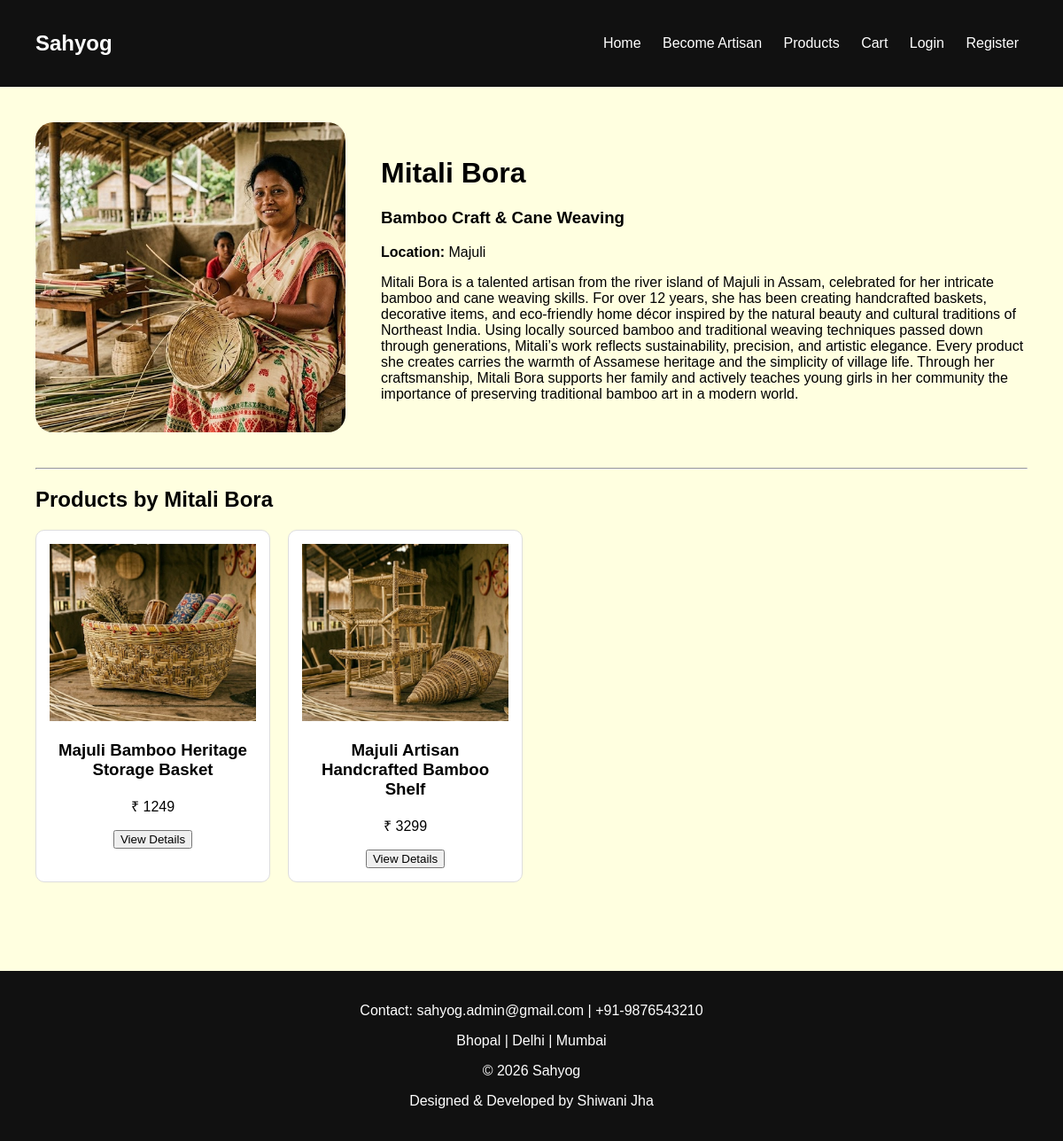
Before: /artisan/5/ with the older database file.
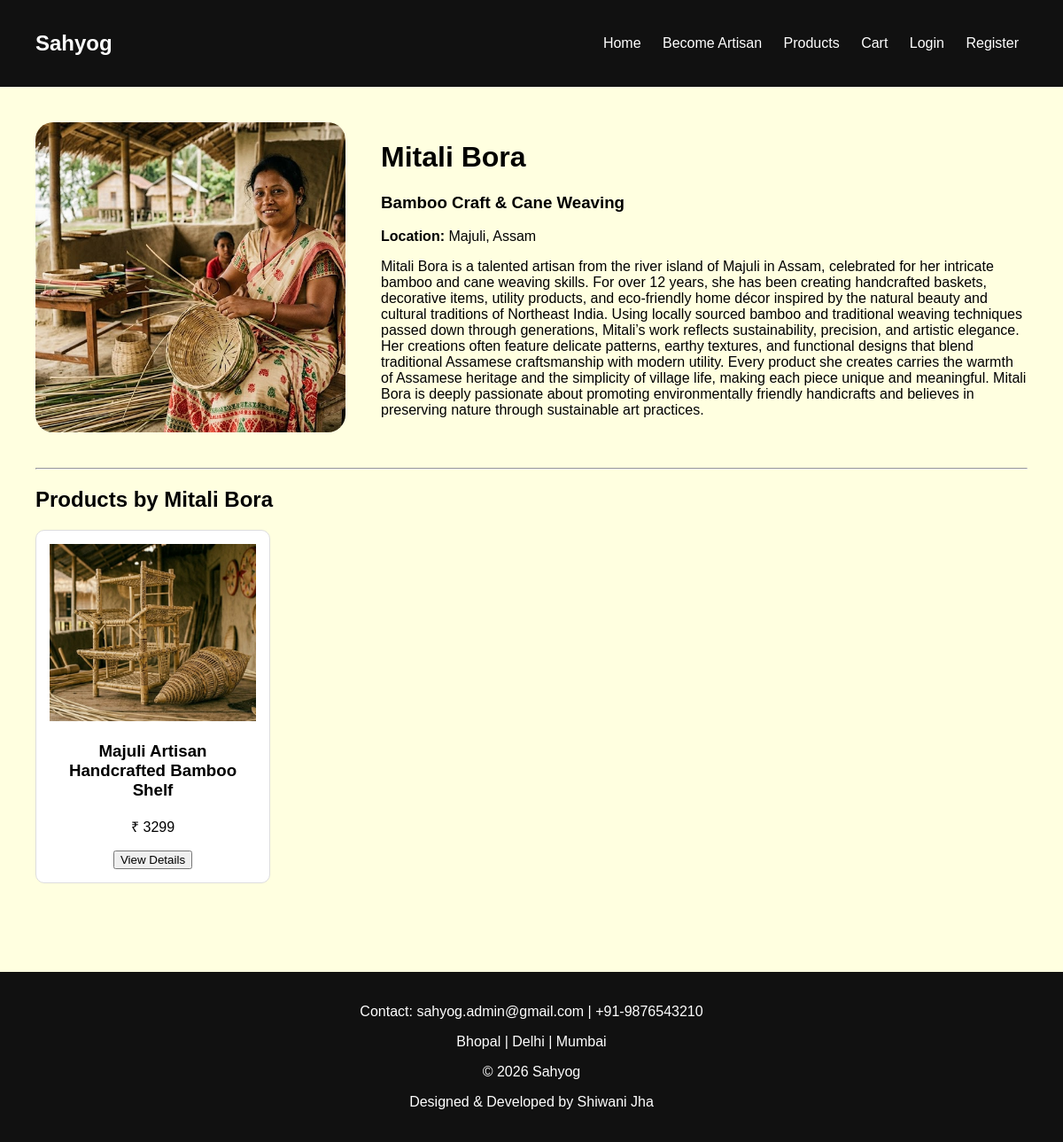
After: the same page with the newer database file.
### store/models.py (models this page shows, shortened)
class Artisan(models.Model):
    user = models.OneToOneField(
    User,
    on_delete=models.CASCADE,
    null=True,
    blank=True,
    related_name='artisan'
)
    name = models.CharField(max_length=100)
    village = models.CharField(max_length=100)
    craft = models.CharField(max_length=100)
    story = models.TextField()
    image = models.ImageField(upload_to='artisans/')

class Product(models.Model):
    artisan = models.ForeignKey(Artisan, on_delete=models.CASCADE, null=True)
    name = models.CharField(max_length=200)
    price = models.IntegerField()
    description = models.TextField()
    image = models.ImageField(upload_to='products/')

### store/views.py (the view)
# urls.py: path('artisan/<int:artisan_id>/', views.artisan_detail, name='artisan_detail'),
def artisan_detail(request, artisan_id):
    artisan = Artisan.objects.get(id=artisan_id)
    products = Product.objects.filter(artisan=artisan)
    return render(request, 'artisan_detail.html', {
        'artisan': artisan,
        'products': products
    })

### store/context_processors.py (called while the page is built)
def artisan_status(request):
    is_artisan = False
    if request.user.is_authenticated:
        is_artisan = Artisan.objects.filter(user=request.user).exists()
    return { 'is_artisan': is_artisan }

### templates/artisan_detail.html
{% extends 'base.html' %}
{% block content %}
<div class="artisan-detail">
    <div class="artisan-top">
        <img src="{{ artisan.image.url }}" height = "350px" width = "900px">
        <div>
            <h1>{{ artisan.name }}</h1>
            <h3>{{ artisan.craft }}</h3>
            <p><strong>Location:</strong> {{ artisan.village }}</p>
            <p>{{ artisan.story }}</p>
        </div>
    </div>
    <hr>
    <h2>Products by {{ artisan.name }}</h2>
    <div class="products">
        {% for product in products %}
            <div class="card">
                <img src="{{ product.image.url }}">
                <h3>{{ product.name }}</h3>
                <p>₹ {{ product.price }}</p>
                <a href="{% url 'product_detail' product.id %}">
                    <button class="btn-details">View Details </button></a>
            </div>
        {% endfor %}
    </div>
</div>
{% endblock %}

### templates/base.html (shortened to what this page needs)
{% load static %}
<!DOCTYPE html>
<html>
<head>
    <link rel="stylesheet" href="{% static 'css/style.css' %}">
</head>
<body>
<div class="navbar">
    <h2>Sahyog</h2>
    <div>
        <a href="/">Home</a>
        <a href="/apply-artisan/">Become Artisan</a>
        <a href="/products/">Products</a>
        <a href="/cart/">Cart</a>
        {% if user.is_authenticated %}
            <a href="{% url 'my_orders' %}">My Orders</a>
            <span class="user">
                Hi, {{ user.username }}
            </span>
            {% if is_artisan %}
                <a href="/artisan-dashboard/">Dashboard</a>
            {% endif %}
            {% if user.is_staff %}
                <a href="{% url 'admin_dashboard' %}">Admin Dashboard</a>
            {% endif %}
            <a href="/logout/">Logout</a>
        {% else %}
            <a href="/login/">Login</a>
            <a href="/register/">Register</a>
        {% endif %}
    </div>
</div>
{% block content %}{% endblock %}
<div class="footer">
    <p>Contact: sahyog.admin@gmail.com | +91-9876543210</p>
    <p>Bhopal | Delhi | Mumbai</p>
    <p>© 2026 Sahyog</p>
    <p>Designed & Developed by Shiwani Jha</p>
</div>
</body>
</html>

### static/css/style.css (style rules this page uses)
body { margin: 0; font-family: Arial; background: lightyellow; }
.navbar { background: #111; color: white; padding: 15px 40px; display: flex; justify-content: space-between; align-items: center; }
.navbar a { color: white; text-decoration: none; margin: 10px; }
.footer { background: #111; color: white; padding: 20px; text-align: center; margin-top: 40px; }
.products { display: grid; grid-template-columns: repeat(auto-fill, minmax(220px, 1fr)); gap: 20px; }
.card { border: 1px solid #ddd; padding: 15px; text-align: center; border-radius: 10px; background: white; }
.card img { width: 100%; height: 200px; object-fit: cover; }
.artisan-detail { padding: 40px; }
.artisan-top { display: flex; gap: 40px; align-items: center; margin-bottom: 40px; }
.artisan-top img { width: 350px; height: 350px; object-fit: cover; border-radius: 20px; }
.card { margin-bottom: 20px; }

Changed rows visible on the page:
removed Product: image (picture), name "Majuli Bamboo Heritage Storage Basket", price "1249"
changed Artisan "Mitali Bora": village "Majuli" → "Majuli, Assam"; story "…handcrafted baskets, decorative items, and eco-friendly home décor inspired by the natural beauty and cultural traditions of Northeast India. Using locally sourced bamboo and traditional weaving techniques passed down through generations, Mitali’s work reflects sustainability, precision, and artistic elegance. Every product she creates carries the warmth of Assamese heritage and the simplicity of village life. Through her craftsmanship, Mitali Bora supports her family and actively teaches young girls in her community the importance of preserving traditional bamboo art in a modern world." → "…handcrafted baskets, decorative items, utility products, and eco-friendly home décor inspired by the natural beauty and cultural traditions of Northeast India. Using locally sourced bamboo and traditional weaving techniques passed down through generations, Mitali’s work reflects sustainability, precision, and artistic elegance. Her creations often feature delicate patterns, earthy textures, and functional designs that blend traditional Assamese craftsmanship with modern utility. Every product she creates carries the warmth of Assamese heritage and the simplicity of village life, making each piece unique and meaningful. Mitali Bora is deeply passionate about promoting environmentally…"
